Frame 1 (no input): blank canvas, image omitted
Frame 60 (no input): blank canvas, image omitted
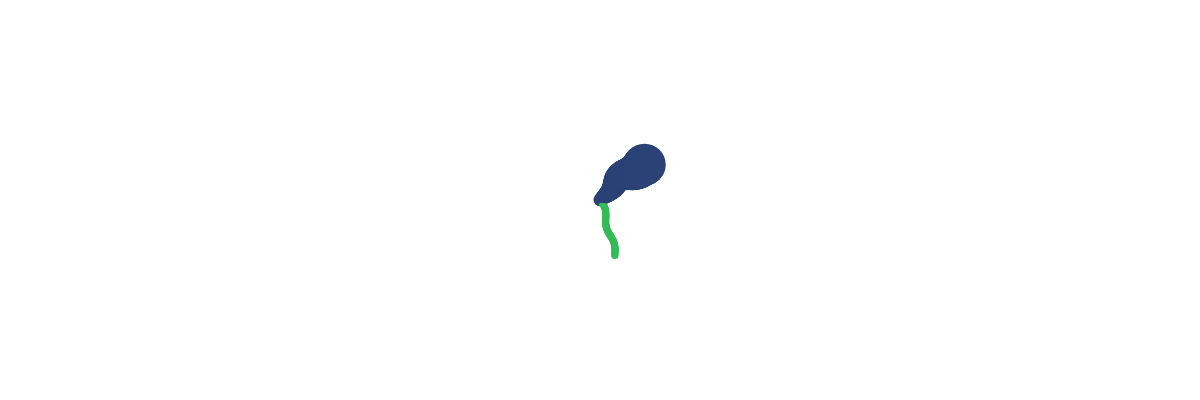
Frame 120 (the mouse pressed at the canvas centre since frame 60)

The p5.js sketch whose frames 1 and 60 were blank and that drew this single picture after the mouse press (run headless with seeded random() and noise() and a simulated clock; from frame 60 on, the mouse is pressed at the canvas centre):

// p5.js sketch
// ── sketch.js
let boids,boids2;
function setup() {
  createCanvas(windowWidth, 400);
   background("#FFFFFF");
  boids = [];
  boids2=[];
  /*let b = new Boid(100, 100, 10, 10, QUARTER_PI, "red");
  boids.push(b);
  let b2 = new Boid2(100, 100, 10, 10,-QUARTER_PI, "red");
  boids2.push(b2)*/
 //colorMode(RGB,random(250),random(250),random(250));
}

function draw() {
 
  for (let i = 0; i < boids.length; i++) {
    boids[i].draw();
    boids[i].goS();
    boids2[i].draw();
    boids2[i].goG();
  }
}

class Boid {
  constructor(x, y, t, h, a, c) {
    this.x = x; // posición X
    this.y = y; // posición Y
    this.t = t; // tamaño
    this.h = h; // largo
    this.a = a; // ángulo
    this.c = c; // color
    this.seed=round(random(0,9999999));
  }
  draw() {
    push();
    fill(this.c);
    noStroke();
    //rotate(this.a);
    beginShape();
    ellipse(this.x, this.y, this.t, this.h);
    endShape(CLOSE);
    pop();
  }

  goS() {
    
    noiseSeed(this.seed);
    this.a+= (noise(millis()/300)-0.5)*0.35;
    this.x += cos(this.a);
    this.y += sin(this.a);
  }
}
  class Boid2 {
  constructor(x, y, t, h, a, c) {
    this.x = x; // posición X
    this.y = y; // posición Y
    this.t = t; // tamaño
    this.h = h; // largo
    this.a = a; // ángulo
    this.c = c; // color
    this.seed=round(random(0,9999999));
  }
  draw() {
    push();
    fill(this.c);
    noStroke();
    beginShape();
    ellipse(this.x, this.y, this.t, this.h);
    endShape(CLOSE);
    pop();
  }

  
  goG() {
    noiseSeed(this.seed);
    this.a+= (noise(millis()/300)-0.5)*-0.3;
    this.x += cos(this.a);
    this.y += sin(this.a);
    this.t+=0.5;
    this.h+=0.5;
  }

}
function mousePressed(){
  let j= random(10);
  let b = new Boid(mouseX, mouseY, j,j, QUARTER_PI, color(random(250),random(250),random(250)));
  boids.push(b);
  let b2 = new Boid2(mouseX, mouseY,random(10,20),random(10,20),-QUARTER_PI,color(random(250),random(250),random(250)));
  boids2.push(b2);
  
}


// ── style.css

html, body {

  margin: 0;
  padding: 0;
}
canvas {
  display: block;
}
